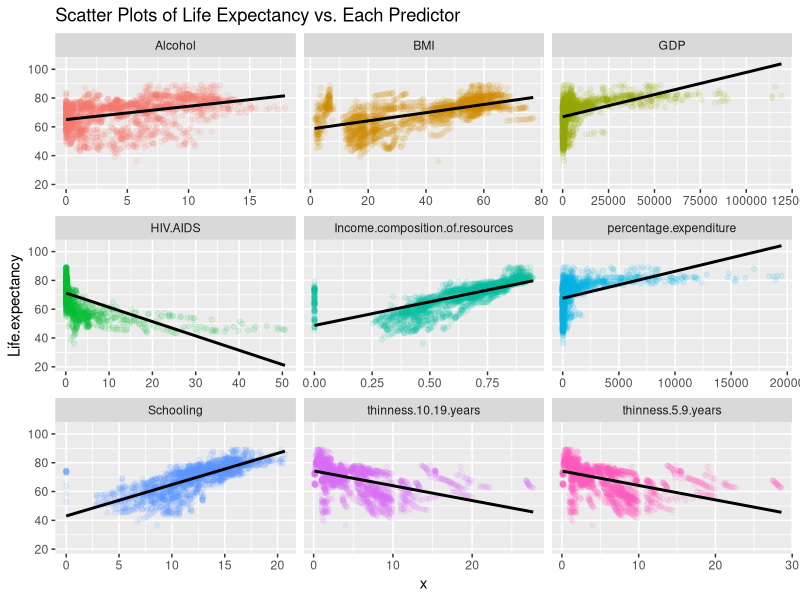
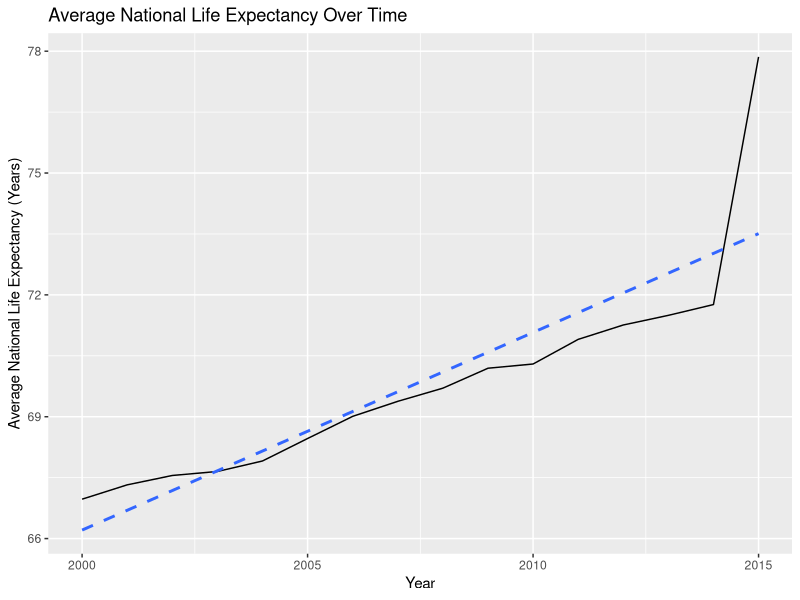
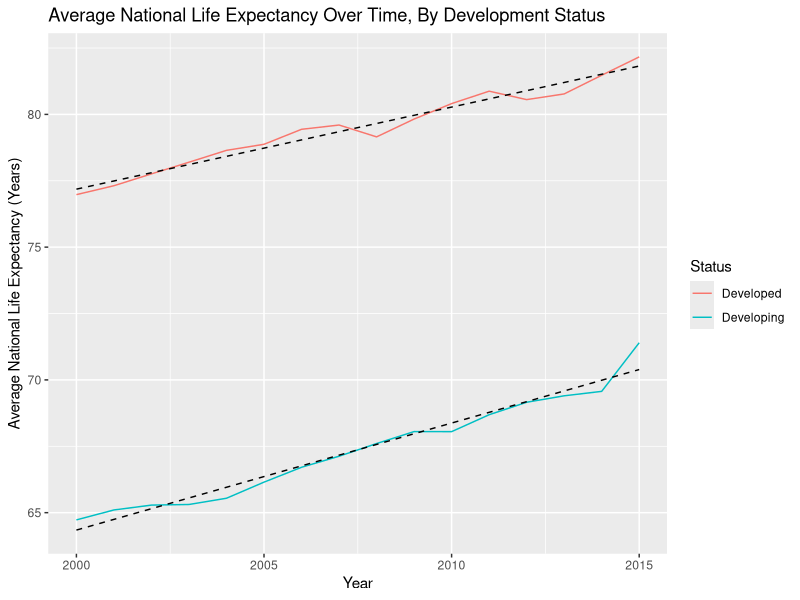
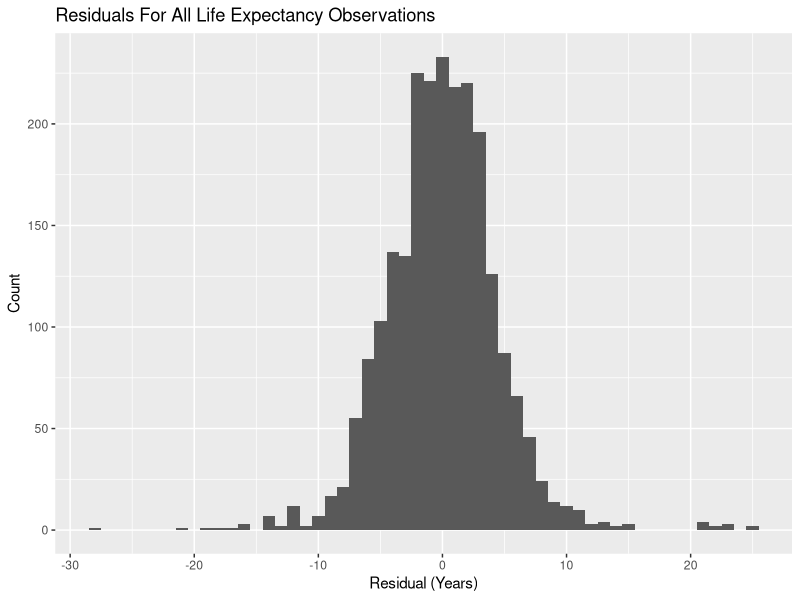
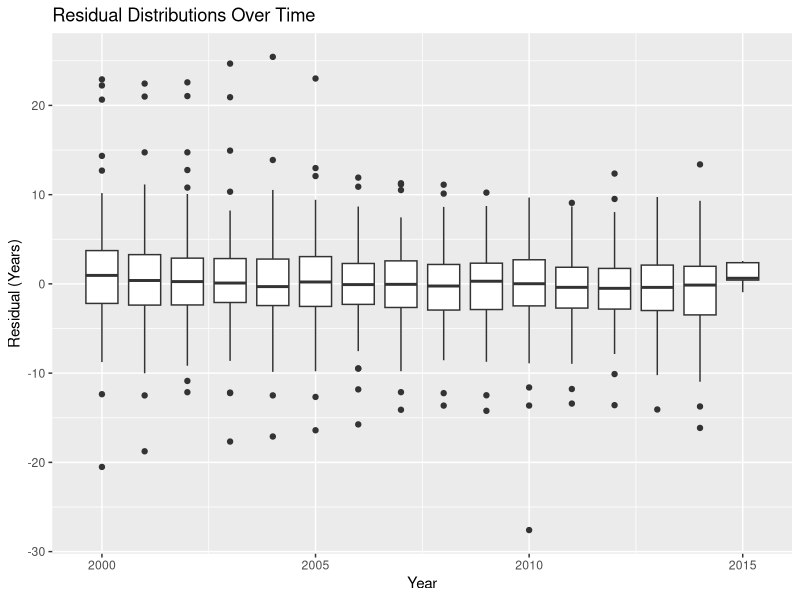
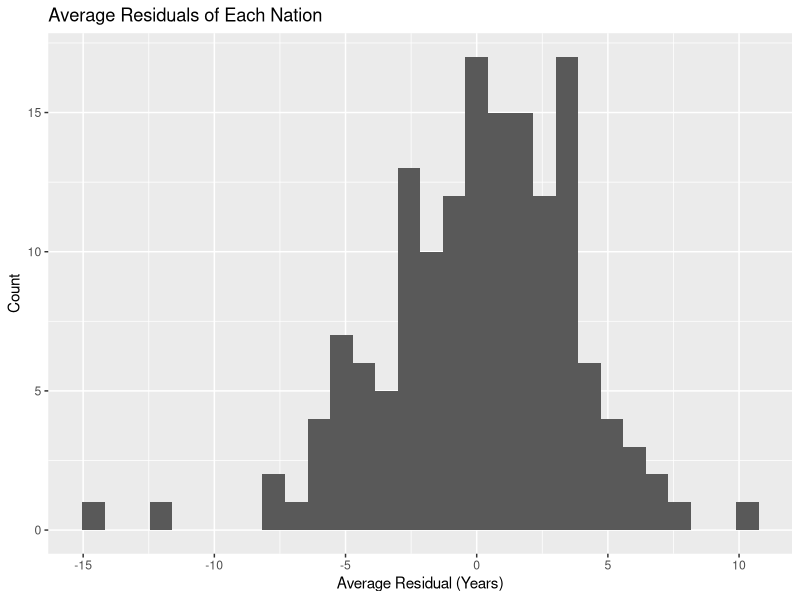
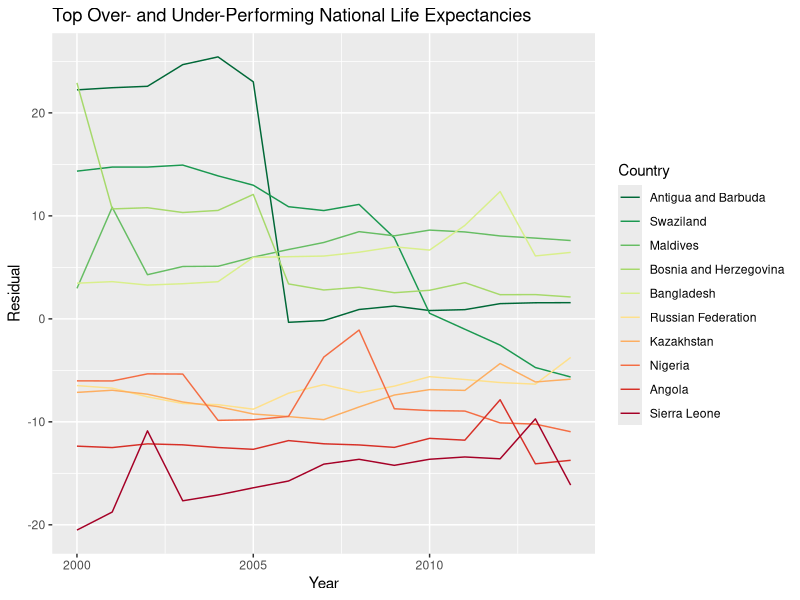

The R script that drew these images, in order:
# Evan Meade, 2021

# 
# Begin Evan
# 

# Library imports
library(tidyverse)
library(car)

# Reading in the cleaned data
data <- read_csv("life_CLEAN.csv")
data


# 
# Question 2 - Evan
#

# Plotting each predictor against life expectancy
data %>% gather(Predictor, x, Schooling:thinness.10.19.years) %>%
  ggplot() +
  geom_point(aes(x, Life.expectancy, color = Predictor), alpha = 0.1) +
  geom_smooth(aes(x, Life.expectancy, group = Predictor),
              color = "black", method = "lm", se = FALSE) +
  facet_wrap(~ Predictor, scales = "free_x") +
  theme(legend.position = "none") +
  labs(title = "Scatter Plots of Life Expectancy vs. Each Predictor")

# 
# Question 4 - Evan
# 

# Calculating average life expectancies for each year
year_averages <- aggregate(Life.expectancy ~ Year, data = data, FUN = mean)

# Plotting average national life expectancy over time
ggplot(data = year_averages, mapping = aes(x = Year, y = Life.expectancy)) +
  geom_line() +
  labs(title = "Average National Life Expectancy Over Time",
       x = "Year",
       y = "Average National Life Expectancy (Years)") +
  stat_smooth(method = "lm", se = FALSE, linetype = "dashed")

# Summarizing fit to year
summary(lm(Life.expectancy ~ Year, data = year_averages))

# Average life expectancies per year, with term for development status
status_averages <- aggregate(Life.expectancy ~ Year + Status, data = data, FUN = mean)

# Plotting developed vs. developing average life expectancies over time
ggplot(data = status_averages, mapping = aes(x = Year, y = Life.expectancy)) +
  geom_line(mapping = aes(color = Status)) +
  labs(title = "Average National Life Expectancy Over Time, By Development Status",
       x = "Year",
       y = "Average National Life Expectancy (Years)") +
  stat_smooth(mapping = aes(group = Status), method = "lm", se = FALSE,
              color = "black", size = 0.5, linetype = "dashed")

# Creating proxy variable for status
data$Status.proxy <- as.integer(factor(data$Status, levels = c("Developing",
                                                               "Developed"),
                                       labels = c(0, 1))) - 1

# Summary of fit to status proxy variable and year
summary(lm(Life.expectancy ~ Status.proxy + Year, data = data))


# 
# Question 5 - Evan
# 

# Fitting full model to the 7 selected predictors
model <- lm(Life.expectancy ~ Schooling + GDP + Alcohol + BMI +
              percentage.expenditure + Income.composition.of.resources +
              HIV.AIDS + thinness.5.9.years + thinness.10.19.years, data = data)
summary(model)

# Refining that model to significance
# Removing thinness.5.9.years due to high colinearity colinearity
vif(model)
model <- lm(Life.expectancy ~ Schooling + GDP + Alcohol + BMI +
              percentage.expenditure + Income.composition.of.resources +
              HIV.AIDS + thinness.10.19.years, data = data)
summary(model)

# Removing percentage expenditure for low significance
vif(model)
model <- lm(Life.expectancy ~ Schooling + GDP + Alcohol + BMI +
              Income.composition.of.resources +
              HIV.AIDS + thinness.10.19.years, data = data)
summary(model)

# Calculating predicted values and residuals for all entries
data$y.hat <- predict(model, data)
data$error <- data$Life.expectancy - data$y.hat

# Plotting histogram of residuals
ggplot(data = data) +
  geom_histogram(mapping = aes(x = error), binwidth = 1) +
  labs(title = "Residuals For All Life Expectancy Observations",
       x = "Residual (Years)",
       y = "Count")

# Plotting boxplots of residual distributions over time
ggplot(data = data) +
  geom_boxplot(mapping = aes(x = Year, group = Year, y = error)) +
  labs(title = "Residual Distributions Over Time",
       x = "Year",
       y = "Residual (Years)")

# Calculating p-value for each country's sample mean of the residual distribution,
# assuming a null hypothesis of following N(0, sigma^2)
rse <- summary(model)$sigma
av_error <- data %>%
  group_by(Country) %>%
  summarize(count = n(), total_error = sum(error), mean_error = total_error / count) %>%
  mutate(p_val = pnorm(abs(total_error), mean = 0, sd = sqrt(count) * rse, lower.tail = FALSE))

# Printing countries with statistically significant deviations from a mean residual
# distribution of 0
(signif_error <- av_error %>%
    filter(p_val < 0.001) %>%
    arrange(p_val))

# Plotting histogram of each nation's average residual
ggplot(data = av_error) +
  geom_histogram(mapping = aes(x = mean_error)) +
  labs(title = "Average Residuals of Each Nation",
       x = "Average Residual (Years)",
       y = "Count")

# Identifying top over- and under-performers by mean residual
outlier_order <- c(head(order(av_error$mean_error, decreasing = TRUE), 5),
                   tail(order(av_error$mean_error, decreasing = TRUE), 5))
av_error$over.rank <- order(av_error$mean_error, decreasing = TRUE)
outliers <- av_error$Country[outlier_order]
print(paste0(c("Top Over-perfomers: ", outliers[1:5])))
print(paste0(c("Top Under-perfomers: ", outliers[10:6])))
outlier_data <- data[which(data$Country %in% outliers), ]
outlier_data$Country <- factor(outlier_data$Country, levels = outliers)

# Plotting top 5 over- and under-performers by mean error
ggplot(data = outlier_data) +
  geom_line(mapping = aes(x = Year, y = error, color = Country)) +
  scale_color_brewer(palette = "RdYlGn", direction = -1) +
  labs(title = "Top Over- and Under-Performing National Life Expectancies",
       x = "Year",
       y = "Residual")

# 
# End Evan
# 
